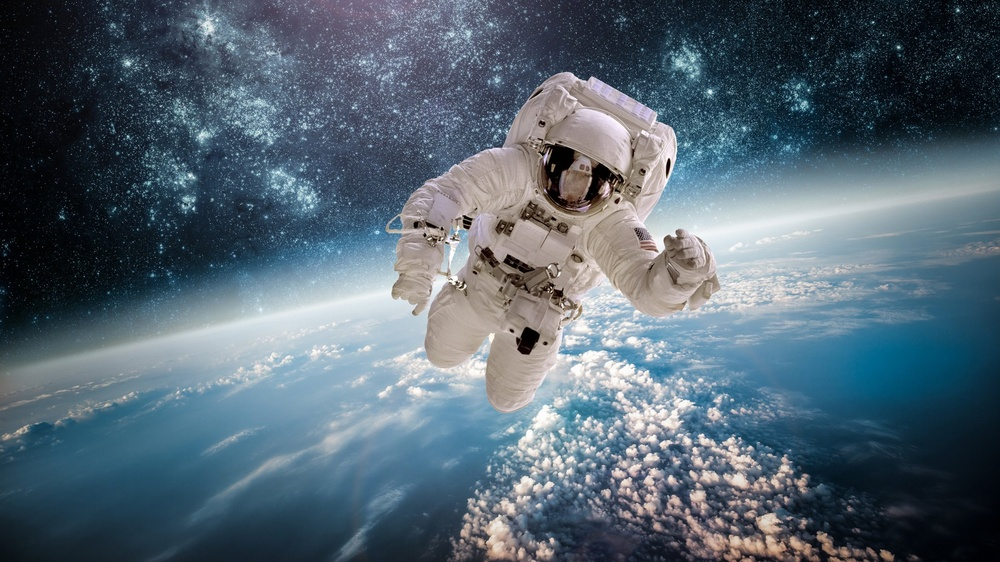
#> input picture week1/image1.jpg, 1000 x 562 px, shrunk from 1920 x 1080 before the run
$ python week1.py
#> lines starting #> are read from the running program, lines starting #| are printed output that depends on the picture
# coding: utf-8

# In[1]:


import matplotlib.pyplot as plt
import matplotlib.image as mpimg
import numpy as np
img=mpimg.imread('image1.jpg')
#> img is the input picture: shape (562, 1000, 3); mean R, G, B 85.2, 101.7, 114
get_ipython().run_line_magic('matplotlib', 'inline')
plt.imshow(img)


# In[2]:


img.shape


# In[3]:


img.ndim,img.shape
plt.imshow(-img)


# In[4]:


def my_function_1(my_img):

    print("eksen sayısı : ",my_img.ndim)
#| eksen sayısı :  3
    print(" eksen değerleri : ",my_img.shape)
#|  eksen değerleri :  (562, 1000, 3)

    print(" en küçük kırmızı renk değeri : ",np.min(my_img[:,:,0]))
#|  en küçük kırmızı renk değeri :  0
    print(" en büyük kırmızı renk değeri : ",np.max(my_img[:,:,0]))
#|  en büyük kırmızı renk değeri :  255

    print(" en küçük yeşil renk değeri : ",np.min(my_img[:,:,1]))
#|  en küçük yeşil renk değeri :  0
    print(" en büyük yeşil renk değeri : ",np.max(my_img[:,:,1]))
#|  en büyük yeşil renk değeri :  255

    print(" en küçük mavi renk değeri : ",np.min(my_img[:,:,2]))
#|  en küçük mavi renk değeri :  0
    print(" en büyük mavi renk değeri : ",np.max(my_img[:,:,2]))
#|  en büyük mavi renk değeri :  255


# In[5]:


my_function_1(img)
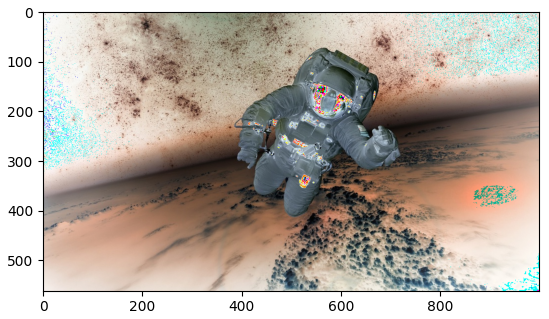
#> figure drawn by matplotlib, 1 panel
